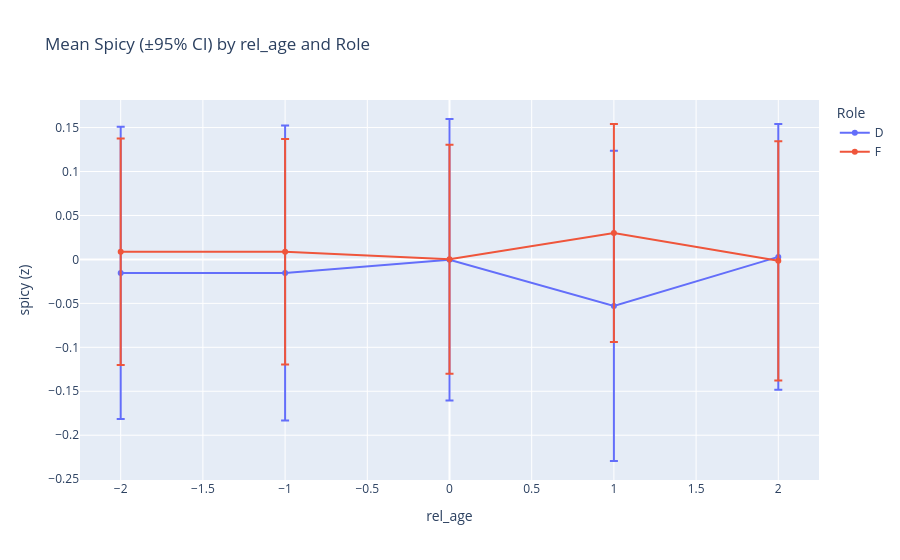

Notebook source saved alongside this figure:
### Code cell
import plotly.express

fig1 = px.line(
    agg_spicy,
    x="rel_age",
    y="mean",
    color="role",
    error_y="ci95",
    markers=True,
    title="Mean Spicy (±95% CI) by rel_age and Role",
    labels={"mean": "spicy (z)", "rel_age": "rel_age", "role": "Role"},
)
fig1.update_layout(yaxis=dict(zeroline=True))  # noqa: C408
fig1.show()

fig2 = px.line(
    agg_spicy_w,
    x="rel_age",
    y="mean",
    color="role",
    error_y="ci95",
    markers=True,
    title="Mean Spicy-Weighted (±95% CI) by rel_age and Role",
    labels={"mean": "spicy_weighted (z)", "rel_age": "rel_age", "role": "Role"},
)
fig2.update_layout(yaxis=dict(zeroline=True))  # noqa: C408
fig2.show()

### Figure 1 — Plotly figure (JSON) as saved in the notebook; plotly's stock layout.template omitted (floating-point values rounded to 4 significant figures)
{"data": [{"error_y": {"array": [0.1662, 0.1679, 0.1601, 0.1765, 0.1512]}, "hovertemplate": "Role=D<br>rel_age=%{x}<br>spicy (z)=%{y}<extra></extra>", "legendgroup": "D", "line": {"color": "#636efa", "dash": "solid"}, "marker": {"symbol": "circle"}, "mode": "lines+markers", "name": "D", "orientation": "v", "showlegend": true, "type": "scatter", "x": [-2, -1, 0, 1, 2], "xaxis": "x", "y": [-0.01534, -0.01542, -0.0003289, -0.05285, 0.002871], "yaxis": "y"}, {"error_y": {"array": [0.1289, 0.1282, 0.1303, 0.124, 0.1362]}, "hovertemplate": "Role=F<br>rel_age=%{x}<br>spicy (z)=%{y}<extra></extra>", "legendgroup": "F", "line": {"color": "#EF553B", "dash": "solid"}, "marker": {"symbol": "circle"}, "mode": "lines+markers", "name": "F", "orientation": "v", "showlegend": true, "type": "scatter", "x": [-2, -1, 0, 1, 2], "xaxis": "x", "y": [0.008692, 0.00874, 0.0001864, 0.02995, -0.001627], "yaxis": "y"}], "layout": {"legend": {"title": {"text": "Role"}, "tracegroupgap": 0}, "title": {"text": "Mean Spicy (±95% CI) by rel_age and Role"}, "xaxis": {"anchor": "y", "domain": [0, 1], "title": {"text": "rel_age"}}, "yaxis": {"anchor": "x", "domain": [0, 1], "title": {"text": "spicy (z)"}, "zeroline": true}}}
